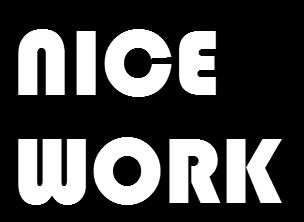
%> input picture thiagodangelo_aula_pratica_07/letra.png, 304 x 222 px
$ octave q3.m   (GNU Octave 9; MATLAB toolbox functions it lacks are replaced by stand-ins)
%> lines starting %> are read from the running program, lines starting %| are printed output that depends on the picture; in (x1, y1, x2, y2) boxes, pixels count from 0 and x2, y2 are one past the last pixel; in counts of white or black regions, pixels touching at a corner belong together; the program's own positions count from 1
%> further down, A is the input picture: size 222x304 uint8; min 0, max 255, mean 76.2
### thiagodangelo_aula_pratica_07/inner_edge.m
function nA = inner_edge(A, se)
    nA = A & ~(imerode(A, se));
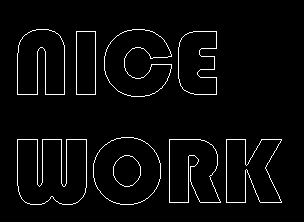
%> nA: size 222x304 logical; 3.4% white in thin lines or dots, all inside (x1, y1, x2, y2) = (17, 29, 282, 205)
end

### thiagodangelo_aula_pratica_07/outer_edge.m
function nA = outer_edge(A, se)
    nA = (imdilate(A, se)) & ~A;
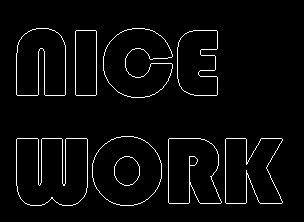
%> nA: size 222x304 logical; 3.5% white in thin lines or dots, all inside (x1, y1, x2, y2) = (16, 28, 283, 206)
end

### thiagodangelo_aula_pratica_07/morph_gradient.m
function nA = morph_gradient(A, se)
    nA = (imdilate(A, se)) & ~(imerode(A, se));
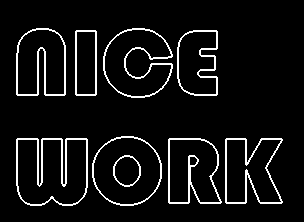
%> nA: size 222x304 logical; 6.9% white in thin lines or dots, all inside (x1, y1, x2, y2) = (16, 28, 283, 206)
end

### thiagodangelo_aula_pratica_07/q3.m
clear all;
close all;
clc;

% Exerc韈io 03
A = imread('letra.png');
figure,
imshow(A);

se = strel('diamond', 1);

%a) Bordas internas
Abi = inner_edge(A, se);
figure,
imshow(Abi);

%b) Bordas externas
Abe = outer_edge(A, se);
figure,
imshow(Abe);

%a) Gradiente morfol骻ico
Agm = morph_gradient(A, se);
figure,
imshow(Agm);
